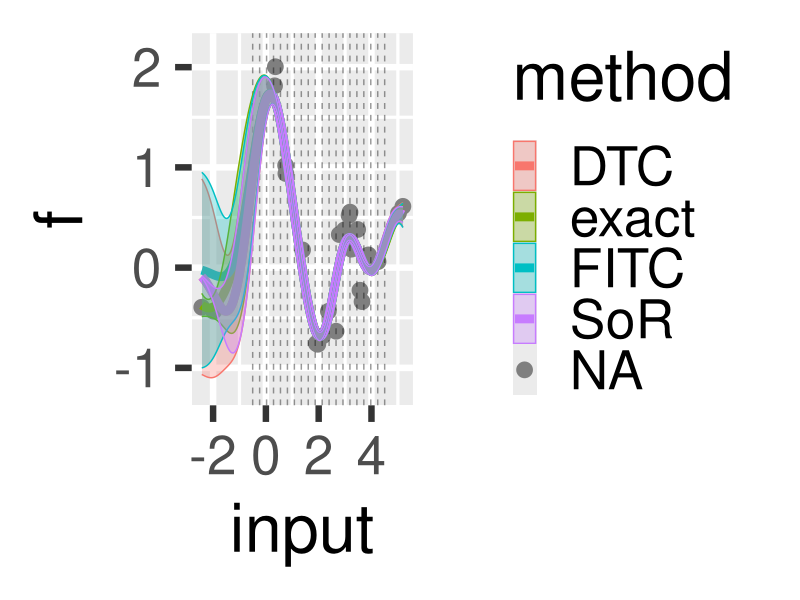

Source code (R):
library(MASS)
library(ggplot2)
library(dplyr)
set.seed(1)
theme_set(theme_grey(base_size=48))
distance <- function(x, y=x) outer(x, y, FUN="-")
kernel.se <- function(x, y=x) exp(-distance(x, y)**2)
add.posterior.plot <- function(gp, df., colour) {
  gp +
    geom_point(data=df., color=colour) +
    geom_ribbon(data=df., aes(ymin=f-f.var, ymax=f+f.var), alpha=.3, fill=colour)
}
solve.chol <- function(Q, b) backsolve(Q, backsolve(Q, b, transpose=TRUE))
solve.pivoted.chol <- function(Q, b) {
  pivot <- attr(Q, 'pivot')
  # r <- attr(Q, 'rank')
  backsolve(Q, backsolve(Q, b[pivot], transpose=TRUE))[order(pivot)]
}
N <- 25
M <- 20
sigma <- .4
inputs.inducing <- seq(-.5, 4.5, length.out=M)
train <- data.frame(input=rnorm(N, 2, 2)) %>%
  mutate(f=mvrnorm(1, mu=rep(0, n()), kernel.se(input) + sigma**2 * diag(N)), f.var=NA, method=NA)
K <- kernel.se(train$input)
K.noisy <- K + sigma**2 * diag(nrow(train))
cond.number <- function(X) {
  eig <- eigen(X, only.values=TRUE)
  eig$values[1] / eig$values[nrow(X)]
}
# cond.number(K.chol)
K.chol <- chol(K.noisy)
# max(abs(crossprod(K.chol) - K.noisy))
K.inv.f.chol <- solve.chol(K.chol, train$f)
# max(abs(train$f - K.noisy %*% K.inv.f.chol))

inputs.test <- seq(min(train$input), max(train$input), length.out=300)
Kstarstar <- kernel.se(inputs.test)
Kstartrain <- kernel.se(inputs.test, train$input)
exact <- data.frame(input=inputs.test) %>%
  mutate(f=Kstartrain %*% solve.chol(K.chol, train$f),
         f.var=pmax(0, diag(Kstarstar - Kstartrain %*% solve.chol(K.chol, t(Kstartrain)))),
         method='exact')
#
# Subset of regressors (notation from Quinonero & Rasmussen (2005), eqn 16b)
Kfu <- kernel.se(train$input, inputs.inducing)
Kuu <- kernel.se(inputs.inducing)
Kuu.inv <- ginv(Kuu)
Kstaru <- kernel.se(inputs.test, inputs.inducing)
Qstarstar <- Kstaru %*% Kuu.inv %*% t(Kstaru)
Qff <- Kfu %*% Kuu.inv %*% t(Kfu)
Sigma <- ginv(1/sigma**2 * crossprod(Kfu) + Kuu)
Sigma.starstar <- Kstaru %*% Sigma %*% t(Kstaru)
sor <- data.frame(input=inputs.test) %>%
  mutate(f=1 / sigma**2 * Kstaru %*% Sigma %*% t(Kfu) %*% train$f,
         f.var=pmax(0, diag(Sigma.starstar)),
         method='SoR')
#
# Deterministic training conditional (eqn 20b)
dtc <- data.frame(input=inputs.test) %>%
  mutate(f=1 / sigma**2 * Kstaru %*% Sigma %*% t(Kfu) %*% train$f,
         f.var=pmax(0, diag(Kstarstar - Qstarstar + Sigma.starstar)),
         method='DTC')
#
# Fully independent training conditional (eqn 24b)
Lambda.inv.fitc <- 1 / (diag(K) - diag(Qff) + sigma**2)
Sigma.fitc <- ginv(Kuu + t(Kfu) %*% diag(Lambda.inv.fitc) %*% Kfu)
fitc <- data.frame(input=inputs.test) %>%
  mutate(f=Kstaru %*% Sigma.fitc %*% t(Kfu) %*% (Lambda.inv.fitc * train$f),
         f.var=pmax(0, diag(Kstarstar - Qstarstar + Sigma.starstar)),
         method='FITC')
#
# Combine all inferences
posterior <- bind_rows(exact, sor, dtc, fitc)
gp <- ggplot(posterior,
                   aes(x=input, y=f, ymin=f-sqrt(f.var), ymax=f+sqrt(f.var), fill=method, colour=method)) +
  geom_point(data=train, size=5) +
  geom_vline(xintercept=inputs.inducing, alpha=.4, linetype='dashed') +
  geom_line(size=3) +
  geom_ribbon(aes(ymin=f-f.var, ymax=f+f.var), alpha=.3)
print(gp)
